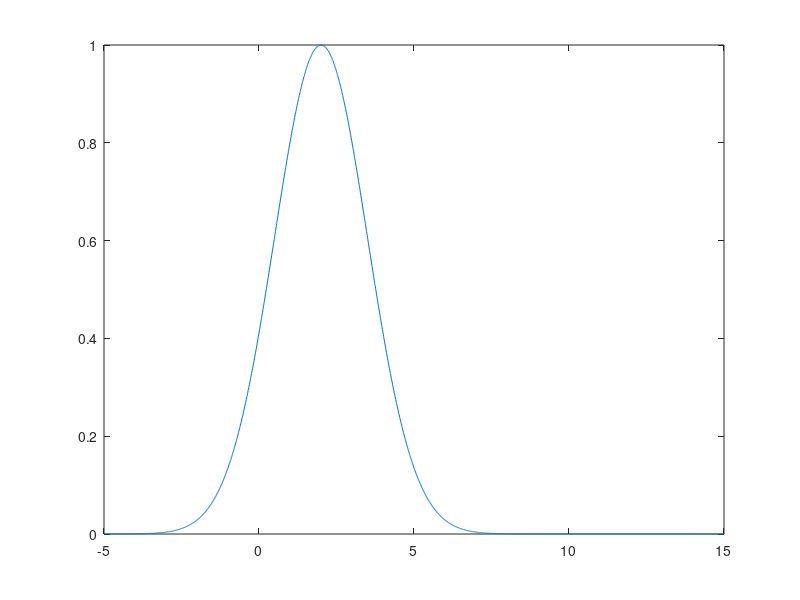

Write MATLAB code to recreate this figure.

%% Sygnał prostokątny
% w zakresie od 0 do 10, amp 3 od 3 do 7, czestotliwosc 100
close all; clear; clc;

Fs = 100; % czestotliowsc
t = 0 : 1/Fs : 10;
tw = 5;
amp = 3;
x = amp * (abs(t-tw)<2);
plot(t, x);

%% Sygnał trójkątny
% w zakresie od 0 do 20, amp 5 od 5 do 13, czestotliwosc 100
close all; clear; clc;

Fs = 100;
t = 0 : 1/Fs : 20;
tw = 9;
amp = 5;
x = amp * (1 - abs(t-tw)/(1/2 * 8)) .* (abs(t-tw)<4);
plot(t, x);

%% Sygnał harmoniczny
% w zakresie od 0 do 10 o amplitudzie zmiennej od 6 do 4,
% czestotliwosci f = 5 i przesunieciu 0.5
close all; clear; clc;

Fs = 100;
t = 0 : 1/Fs : 10;
f = 5;
amp = linspace(1, 4, length(t));
x = amp .* sin(2*pi*t*f + 0.5);
plot(t, x);

%% Sygnał sinc
close all; clear; clc;

Fs = 100;
t = -5 : 1/Fs : 15;
x = sinc(t);
plot(t, x);

%% Sygnał znaku sgn(t) - sign
close all;clear;clc;

Fs = 100;
t = -5 : 1/Fs : 15 ;
x = sign(t);
plot(t,x);

%% Heaviside, sygnał jednostkowy o wzorze x(t) = (H(t+2))(t+2)
close all;clear;clc;

Fs = 100;
t = -5 : 1/Fs : 15 ;
x = (t+2).*(t+2>=0);
plot(t,x)

%% Delta Diraca - podejscie informatyczne
close all;clear;clc;

Fs = 100;
t = -5 : 1/Fs : 15 ;
x= (t==0);
plot(t,x)

%% Syganał sza 
close all;clear;clc;

Fs = 100;
t = -5 : 1/Fs : 15 ;
x= mod(-500:1500,10)==0;
plot(t,x)

%% Syganał sza 2
close all;clear;clc;

Fs = 100;
t = -5 : 1/Fs : 15 ;
x= mod(t,1)==0;
plot(t,x)

%% krzywa Gaussa 
% srednia 2, odychlenie stadardowe 1.5
close all;clear;clc;

Fs = 100;
t = -5 : 1/Fs : 15 ;
sr = 2;
std = 1.5
%x= exp(1)*exp(-(t-2).*(t-2)/(2*1.5^2));
%x = 1/(std*(2*pi)^(1/2))*exp(-(t-sr).*(t-sr)/(2*std^2));
x = 1 * exp(-(t-sr).^2/(2*std^2));

plot(t,x)